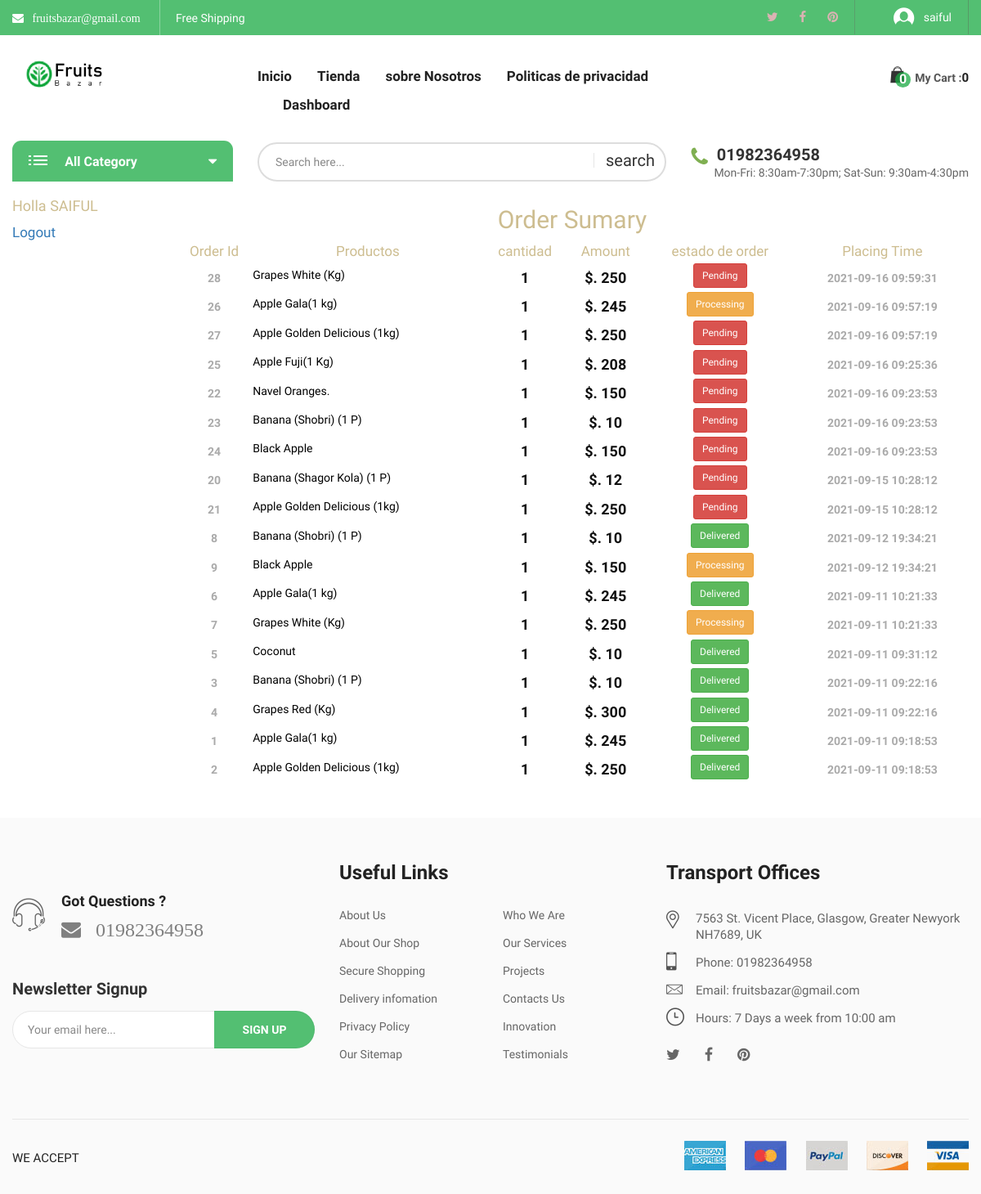
/exist_order.php (signed in), run on the app's committed database.
### tables this page shows
CREATE TABLE `header_info` (
  `id` int(10) NOT NULL,
  `email` varchar(30) NOT NULL,
  `tweeter` varchar(500) NOT NULL,
  `fb_link` varchar(500) NOT NULL,
  `pinterest` varchar(500) NOT NULL,
  `phone` varchar(20) NOT NULL
);

CREATE TABLE `add_logo` (
  `id` int(10) NOT NULL,
  `img` varchar(200) NOT NULL
);

CREATE TABLE `order_details` (
  `order_id` int(255) NOT NULL,
  `user_id` int(11) NOT NULL,
  `product_name` varchar(255) NOT NULL,
  `pdt_quantity` int(11) NOT NULL,
  `amount` int(11) NOT NULL,
  `uses_coupon` varchar(35) NOT NULL,
  `order_status` int(3) NOT NULL,
  `trans_id` varchar(25) NOT NULL,
  `Shipping_mobile` varchar(20) NOT NULL,
  `shiping` varchar(255) NOT NULL,
  `order_time` timestamp NULL DEFAULT current_timestamp(),
  `order_date` date DEFAULT current_timestamp()
);

### exist_order.php (the view, shortened to what the rows shown need)
<?php
include_once("admin/class/adminback.php");
$obj = new adminback();
if(isset($_SESSION['user_id'])){
        $id = $_SESSION['user_id'];
        $order_query =  $obj->order_details_by_id($id);
}else{
    header("location:user_login.php");
}
?>
<?php
include_once("includes/head.php");
?>
<body class="biolife-body">
    <header id="header" class="header-area style-01 layout-03">
        <?php
        include_once("includes/header_top.php");
        ?>
        <?php
        include_once("includes/header_middle.php");
        ?>
        <?php
        include_once("includes/header_bottom.php");
        ?>
    </header>
    <div class="page-contain">
        <div id="main-content" class="main-content">
            <div class="container">
                <div class="row">
                    <div class="col-md-10">
                        <h2 class="text-center">Order Sumary</h2>
                                <table class="shop_table cart-form">
                                    <thead>
                                        <tr>
                                            <th class="product-name">Order Id</th>
                                            <th class="product-price">Productos</th>
                                            <th class="product-quantity">cantidad</th>
                                            <th class="product-subtotal">Amount</th>
                                            <th class="product-subtotal">estado de order</th>
                                            <th class="product-subtotal">Placing Time</th>
                                        </tr>
                                    </thead>
                                    <tbody>
                                    <?php while($order_info = mysqli_fetch_assoc($order_query)) {?>
                                                <tr class="cart_item">
                                                    <td class="product-thumbnail" data-title="Product Name">
                                                        <a class="prd-thumb" href="single_product.php?status=singleproduct&&id=<?php echo $order_info['order_id']  ?>">
                                                        <div class="price price-contain">
                                                            <span class="price-amount"><?php echo $order_info['order_id'] ?></span>
                                                        </div>
                                                        </a>
                                                    </td>
                                                    <td class="" data-title="Product Name">
                                                        <a class="" href="single_product.php?status=singleproduct&&id=<?php echo $order_info['order_id']  ?>" style="text-decoration: none; color:black" >
                                                        <div class="price price-contain">
                                                            <h5 class="text-left" ><?php echo $order_info['product_name'] ?></h5>
                                                        </div>
                                                        </a>
                                                    </td>
                                                    <td class="product-subtotal" data-title="Total">
                                                        <div class="price price-contain">
                                                            <ins><span class="price-amount"><span class="currencySymbol"></span><?php echo $order_info['pdt_quantity'] ?></span></ins>
                                                        </div>
                                                    </td>
                                                    <td class="product-subtotal" data-title="Total">
                                                        <div class="price price-contain">
                                                            <ins><span class="price-amount"><span class="currencySymbol">$. </span><?php echo $order_info['amount'] ?></span></ins>
                                                        </div>
                                                    </td>
                                                    <td class="product-subtotal" data-title="Total">
                                                        <div class="">
                                                            <span class="price-amount ">
                                                            <?php
                                                            if($order_info['order_status']==0){
                                                                  echo "<p class='btn btn-danger btn-sm'> Pending </p>";
                                                            }elseif($order_info['order_status']==1) {
                                                                echo "<p class='btn btn-warning btn-sm'> Processing </p>";
                                                            }
                                                            elseif($order_info['order_status']==2) {
                                                                echo "<p class='btn btn-success btn-sm'> Delivered </p>";
                                                              }
                                                            ?>
                                                        </span>
                                                        </div>
                                                    </td>
                                                    <td class="product-subtotal" data-title="Total">
                                                        <div class="price price-contain">
                                                          <span class="price-amount"><?php echo $order_info['order_time'] ?></span>
                                                        </div>
                                                    </td>
                                                </tr>
                                       <?php }?>
                                    </tbody>
                                </table>
                    </div>
                </div>
            </div>
        </div>
    </div>
    <br>
    <?php
    include_once("includes/footer.php");
    ?>
</body>
</html>

### includes/header_top.php (shortened to what the rows shown need)
<?php
$obj= new adminback();
    $links = $obj->display_links();
?>
<div class="header-top bg-main hidden-xs">
            <div class="container">
                <div class="top-bar left">
                    <ul class="horizontal-menu">
                        <?php
                        while( $link = mysqli_fetch_assoc($links)){?>
                        <li>
                            <a class="fa fa-envelope" href="" > &nbsp;
                           <?php  echo $link['email'];  ?>
                          </a></li>
                        <li><a href="#">Free Shipping</a></li>
                    </ul>
                </div>
                <div class="top-bar right">
                    <ul class="social-list">
                        <li><a href="#<?php  echo $link['tweeter'];  ?>"><i class="fa fa-twitter" aria-hidden="true"></i></a></li>
                        <li><a href="#<?php  echo $link['fb_link'];  ?>"><i class="fa fa-facebook" aria-hidden="true"></i></a></li>
                        <li><a href="#<?php  echo $link['pinterest'];  ?>"><i class="fa fa-pinterest" aria-hidden="true"></i></a></li>
                               <?php } ?>
                    </ul>
                </div>
            </div>
        </div>

### includes/header_middle.php (shortened to what the rows shown need)
<?php
    $obj=new adminback();
   $logo_info = $obj->display_logo();
?>
<div class="header-middle biolife-sticky-object ">
    <div class="container">
        <div class="row">
            <div class="col-lg-3 col-md-2 col-md-6 col-xs-6">
                <a href="index.php" class="biolife-logo">
    <?php while($logo = mysqli_fetch_assoc( $logo_info)) {
        ?>
                    <img src="admin/uploads/<?php echo $logo['img']; ?>" alt="biolife logo" width="135" height="36">
                </a>
            <?php } ?>
            </div>
        </div>
    </div>
</div>

### includes/header_bottom.php (shortened to what the rows shown need)
<?php
$obj = new adminback();
$links = $obj->display_links();
$link = mysqli_fetch_assoc($links);
?>
<div class="header-bottom hidden-sm hidden-xs">
    <div class="container">
        <div class="row">
            <div class="col-lg-9 col-md-8 padding-top-2px">
                <div class="live-info">
                    <p class="telephone"><i class="fa fa-phone" aria-hidden="true"></i><b class="phone-number"> <?php echo $link['phone'] ?> </b></p>
                </div>
            </div>
        </div>
    </div>
</div>

### includes/footer.php (shortened to what the rows shown need)
<?php
$obj= new adminback();
    $links = $obj->display_links();
    $link = mysqli_fetch_assoc($links);
?>
<footer id="footer" class="footer layout-03">
        <div class="footer-content background-footer-03">
            <div class="container">
                <div class="row">
                    <div class="col-lg-4 col-md-4 col-sm-9">
                        <section class="footer-item">
                            <div class="footer-phone-info">
                                <p class="r-info">
                                    <span class="h4"> <a class="fa fa-envelope" href="#" style="color: gray; font-size:24px"> &nbsp;
                           <?php
                             echo $link['phone'];
                             ?>
                          </a></span>
                                </p>
                            </div>
                        </section>
                    </div>
                    <div class="col-lg-4 col-md-4 col-sm-6 md-margin-top-5px sm-margin-top-50px xs-margin-top-40px">
                        <section class="footer-item">
                            <div class="contact-info-block footer-layout xs-padding-top-10px">
                                <ul class="contact-lines">
                                    <li>
                                        <p class="info-item">
                                            <i class="biolife-icon icon-phone"></i>
                                            <b class="desc">Phone: <?php echo $link['phone'] ?></b>
                                        </p>
                                    </li>
                                    <li>
                                        <p class="info-item">
                                            <i class="biolife-icon icon-letter"></i>
                                            <b class="desc">Email:  <?php echo $link['email'] ?></b>
                                        </p>
                                    </li>
                                </ul>
                            </div>
                        </section>
                    </div>
                </div>
            </div>
        </div>
    </footer>

### data on the page
header_info: email "fruitsbazar@gmail.com", phone "01982364958"
add_logo: img (picture)
order_details: order_id "28", product_name "Grapes White (Kg)", pdt_quantity "1", amount "250", order_status "Pending", order_time "2021-09-16 09:59:31"
order_details: order_id "26", product_name "Apple Gala(1 kg)", pdt_quantity "1", amount "245", order_status "Processing", order_time "2021-09-16 09:57:19"
order_details: order_id "27", product_name "Apple Golden Delicious (1kg)", pdt_quantity "1", amount "250", order_status "Pending", order_time "2021-09-16 09:57:19"
order_details: order_id "25", product_name "Apple Fuji(1 Kg)", pdt_quantity "1", amount "208", order_status "Pending", order_time "2021-09-16 09:25:36"
order_details: order_id "22", product_name "Navel Oranges.", pdt_quantity "1", amount "150", order_status "Pending", order_time "2021-09-16 09:23:53"
order_details: order_id "23", product_name "Banana (Shobri) (1 P)", pdt_quantity "1", amount "10", order_status "Pending", order_time "2021-09-16 09:23:53"
order_details: order_id "24", product_name "Black Apple", pdt_quantity "1", amount "150", order_status "Pending", order_time "2021-09-16 09:23:53"
order_details: order_id "20", product_name "Banana (Shagor Kola) (1 P)", pdt_quantity "1", amount "12", order_status "Pending", order_time "2021-09-15 10:28:12"
order_details: order_id "21", product_name "Apple Golden Delicious (1kg)", pdt_quantity "1", amount "250", order_status "Pending", order_time "2021-09-15 10:28:12"
order_details: order_id "8", product_name "Banana (Shobri) (1 P)", pdt_quantity "1", amount "10", order_status "Delivered", order_time "2021-09-12 19:34:21"
order_details: order_id "9", product_name "Black Apple", pdt_quantity "1", amount "150", order_status "Processing", order_time "2021-09-12 19:34:21"
order_details: order_id "6", product_name "Apple Gala(1 kg)", pdt_quantity "1", amount "245", order_status "Delivered", order_time "2021-09-11 10:21:33"
order_details: order_id "7", product_name "Grapes White (Kg)", pdt_quantity "1", amount "250", order_status "Processing", order_time "2021-09-11 10:21:33"
order_details: order_id "5", product_name "Coconut", pdt_quantity "1", amount "10", order_status "Delivered", order_time "2021-09-11 09:31:12"
order_details: order_id "3", product_name "Banana (Shobri) (1 P)", pdt_quantity "1", amount "10", order_status "Delivered", order_time "2021-09-11 09:22:16"
order_details: order_id "4", product_name "Grapes Red (Kg)", pdt_quantity "1", amount "300", order_status "Delivered", order_time "2021-09-11 09:22:16"
order_details: order_id "1", product_name "Apple Gala(1 kg)", pdt_quantity "1", amount "245", order_status "Delivered", order_time "2021-09-11 09:18:53"
order_details: order_id "2", product_name "Apple Golden Delicious (1kg)", pdt_quantity "1", amount "250", order_status "Delivered", order_time "2021-09-11 09:18:53"

### other printed values
$_SESSION['username'] "saiful"
$username "SAIFUL"
